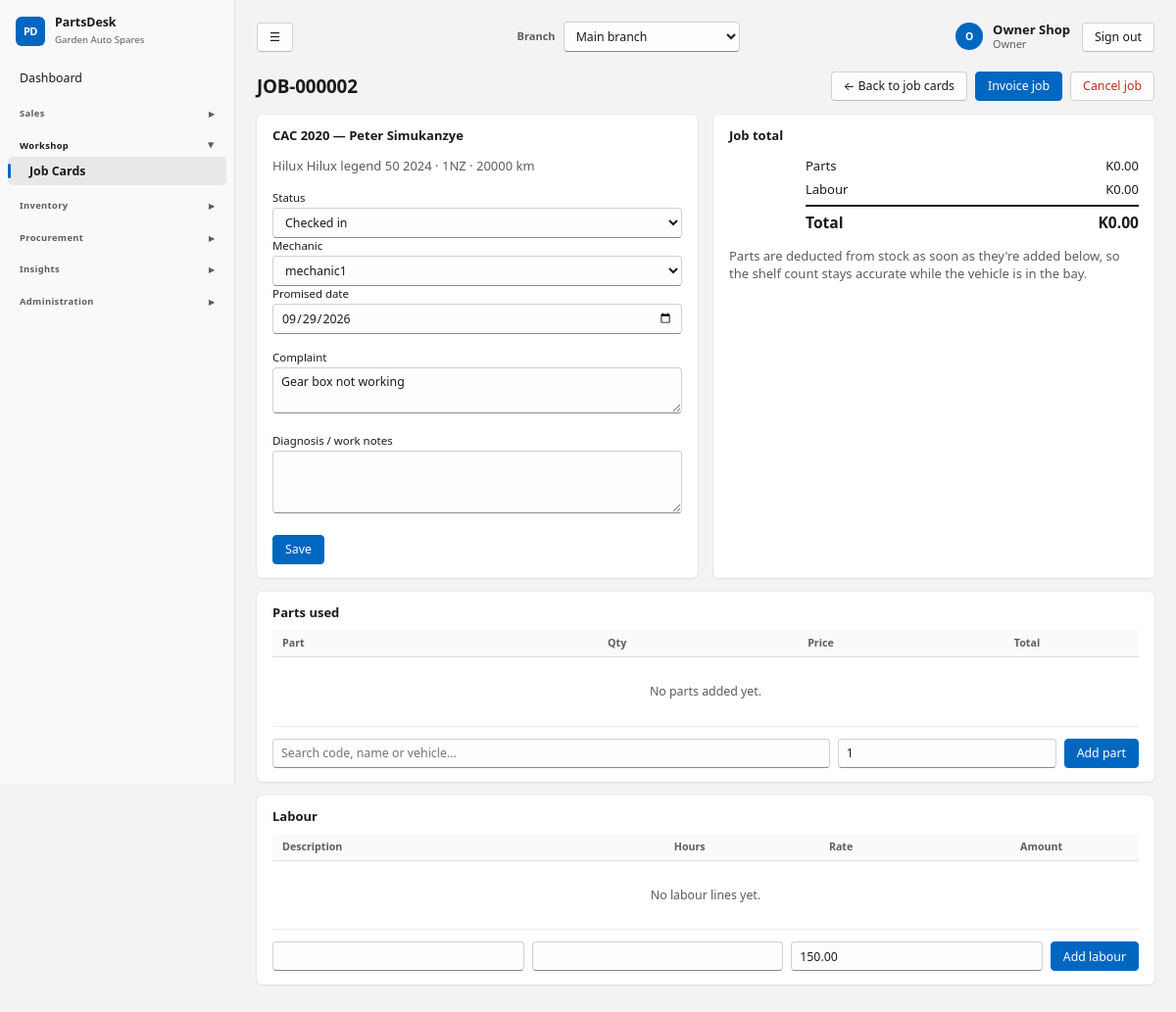
/workshop/2/ (signed in), run on the app's committed database.
### core/models.py (models this page shows, shortened)
class ShopSettings(TrackedModel):
    tenant = models.OneToOneField(Tenant, on_delete=models.CASCADE, related_name="settings")
    shop_name = models.CharField(max_length=120, default="My Spare Parts Shop")
    address = models.TextField(blank=True)
    phone = models.CharField(max_length=60, blank=True)
    email = models.EmailField(blank=True)
    tax_id = models.CharField("Tax / TPIN number", max_length=60, blank=True)
    currency_symbol = models.CharField(max_length=8, default="$")
    tax_name = models.CharField(max_length=20, default="VAT")
    tax_rate = models.DecimalField("Tax rate %", max_digits=5, decimal_places=2, default=Decimal("0"))
    prices_include_tax = models.BooleanField(default=True, help_text="Untick if prices are entered before tax.")
    counter_max_discount = models.DecimalField(
        "Max discount % for counter staff", max_digits=5, decimal_places=2, default=Decimal("10"),
        help_text="Managers and the owner can exceed this.")
    default_labour_rate = models.DecimalField("Default labour rate per hour", max_digits=10, decimal_places=2, default=Decimal("0"))
    invoice_footer = models.CharField(max_length=200, blank=True, default="Thank you for your business.")
    class Meta:
        verbose_name_plural = "shop settings"
    @classmethod
    def get(cls, tenant):
        obj, _ = cls.objects.get_or_create(tenant=tenant)
        return obj

class User(AbstractUser):
    class Role(models.TextChoices):
        OWNER = "owner", "Owner"
        MANAGER = "manager", "Manager"
        COUNTER = "counter", "Counter sales"
        MECHANIC = "mechanic", "Mechanic"
        STOREKEEPER = "storekeeper", "Storekeeper"
    role = models.CharField(max_length=20, choices=Role.choices, default=Role.COUNTER)
    tenant = models.ForeignKey(Tenant, null=True, blank=True, on_delete=models.PROTECT, related_name="users")
    branches = models.ManyToManyField(Branch, blank=True, related_name="staff")
    @property
    def display_name(self):
        return self.get_full_name() or self.username

### workshop/models.py (models this page shows, shortened)
class JobCard(TrackedModel):
    branch = models.ForeignKey(Branch, on_delete=models.PROTECT)
    class Status(models.TextChoices):
        OPEN = "open", "Checked in"
        DIAGNOSING = "diagnosing", "Diagnosing"
        AWAITING_PARTS = "awaiting_parts", "Awaiting parts"
        IN_PROGRESS = "in_progress", "In progress"
        READY = "ready", "Ready for pickup"
        INVOICED = "invoiced", "Invoiced"
        CANCELLED = "cancelled", "Cancelled"
    number = models.CharField(max_length=20)
    customer = models.ForeignKey(Customer, on_delete=models.PROTECT, related_name="jobs")
    vehicle = models.ForeignKey(CustomerVehicle, on_delete=models.PROTECT)
    status = models.CharField(max_length=20, choices=Status.choices, default=Status.OPEN)
    complaint = models.TextField("Customer's complaint / work requested")
    diagnosis = models.TextField("Diagnosis / work notes", blank=True)
    odometer = models.PositiveIntegerField("Odometer (km)", null=True, blank=True)
    assigned_to = models.ForeignKey(settings.AUTH_USER_MODEL, null=True, blank=True, on_delete=models.SET_NULL,
                                    related_name="assigned_jobs", verbose_name="Mechanic")
    promised_date = models.DateField(null=True, blank=True)
    invoice = models.OneToOneField(Sale, null=True, blank=True, on_delete=models.SET_NULL, related_name="job")
    created_by = models.ForeignKey(settings.AUTH_USER_MODEL, null=True, on_delete=models.SET_NULL, related_name="+")
    created_at = models.DateTimeField(default=timezone.now)
    updated_at = models.DateTimeField(auto_now=True)
    class Meta:
        ordering = ["-created_at"]
        constraints = [models.UniqueConstraint(fields=["branch", "number"], name="job_branch_number")]
    @property
    def is_locked(self):
        return self.status in (self.Status.INVOICED, self.Status.CANCELLED)
    @property
    def parts_total(self):
        return q2(sum((p.line_total for p in self.parts.all()), Decimal("0")))
    @property
    def labour_total(self):
        return q2(sum((l.amount for l in self.labour.all()), Decimal("0")))
    @property
    def total(self):
        return self.parts_total + self.labour_total

### sales/models.py (models this page shows, shortened)
class CustomerVehicle(TrackedModel):
    customer = models.ForeignKey(Customer, on_delete=models.CASCADE, related_name="vehicles")
    reg_number = models.CharField("Registration / plate", max_length=20)
    make = models.CharField(max_length=60)
    model = models.CharField(max_length=60)
    year = models.PositiveSmallIntegerField(null=True, blank=True)
    engine = models.CharField(max_length=60, blank=True)
    vin = models.CharField("VIN / chassis no.", max_length=40, blank=True)
    notes = models.CharField(max_length=200, blank=True)
    class Meta:
        ordering = ["reg_number"]

class Customer(TrackedModel):
    tenant = models.ForeignKey(Tenant, on_delete=models.PROTECT)
    class Type(models.TextChoices):
        RETAIL = "retail", "Retail"
        TRADE = "trade", "Trade (garage / mechanic)"
    name = models.CharField(max_length=120)
    phone = models.CharField(max_length=60, blank=True)
    email = models.EmailField(blank=True)
    address = models.TextField(blank=True)
    customer_type = models.CharField(max_length=10, choices=Type.choices, default=Type.RETAIL)
    credit_limit = models.DecimalField(max_digits=12, decimal_places=2, default=Decimal("0"),
                                       help_text="0 = no credit. Above 0 lets them buy on account up to this amount.")
    notes = models.TextField(blank=True)
    is_active = models.BooleanField(default=True)
    created_at = models.DateTimeField(auto_now_add=True)
    class Meta:
        ordering = ["name"]

### workshop/views.py (the view)
# urls.py: path("<int:pk>/", views.job_detail, name="job_detail"),
@role_required(FRONT)
def job_detail(request, pk):
    job = get_object_or_404(JobCard.objects.select_related("customer", "vehicle", "assigned_to", "invoice"), pk=pk, branch=request.branch)
    if request.method == "POST":  # job details form
        form = JobUpdateForm(request.POST, instance=job, tenant=request.tenant, branch=request.branch)
        if not job.is_locked and form.is_valid():
            form.save()
            messages.success(request, "Job updated.")
            return redirect(job)
    else:
        form = JobUpdateForm(instance=job, tenant=request.tenant, branch=request.branch)
    cfg = ShopSettings.get(request.tenant)
    return render(request, "workshop/job_detail.html", {
        "page_title": job.number, "job": job, "form": form, "parts": job.parts.select_related("part"),
        "labour": job.labour.all(), "part_form": JobPartForm(tenant=request.tenant), "labour_form": JobLabourForm(initial={"rate": cfg.default_labour_rate}),
        "invoice_form": JobInvoiceForm(), "can_invoice": request.user.role in SALES})

### templates/workshop/job_detail.html (shortened to what this page needs)
{% extends "base.html" %}
{% load ui %}
{% block actions %}
  {% if not job.is_locked %}
    {% if can_invoice %}
      <button
        type="button"
        class="btn primary"
        onclick="document.getElementById('inv').showModal()"
      >
        Invoice job
      </button>
    <form
      method="post"
      action="{% url 'job_cancel' job.pk %}"
      data-confirm="Cancel this job card? Any issued parts will be returned to stock."
    >
      <button type="submit" class="btn danger">Cancel job</button>
    </form>
    {% endif %}
  {% endif %}
{% endblock %}
{% block content %}
  <div class="grid2">
    <section class="card">
      <h2>{{ job.vehicle.reg_number }} — {{ job.customer.name }}</h2>
      <p class="muted">
        {{ job.vehicle.make }}
        {{ job.vehicle.model }}
        {{ job.vehicle.year|default:"" }}
        {% if job.vehicle.engine %}
          · {{ job.vehicle.engine }}
        {% endif %}
        {% if job.odometer %}
          · {{ job.odometer }} km
        {% endif %}
      </p>
      {% if job.is_locked %}
        <p>
          <strong>Complaint:</strong>
          {{ job.complaint|linebreaksbr }}
        </p>
        {% if job.diagnosis %}
          <p>
            <strong>Diagnosis:</strong>
            {{ job.diagnosis|linebreaksbr }}
          </p>
        {% endif %}
        <p>
          <span class="badge {{ job.status|status_class }}">
            {{ job.get_status_display }}
          </span>
          {% if job.invoice %}
            ·
            <a href="{{ job.invoice.get_absolute_url }}">
              Invoice {{ job.invoice.number }}
            </a>
          {% endif %}
        </p>
      {% else %}
        <form method="post" class="stack">
          <div class="fields">
            <div class="field">
              <label for="id_status">Status</label>
              {{ form.status }}
            </div>
            <div class="field">
              <label for="id_assigned_to">Mechanic</label>
              {{ form.assigned_to }}
            </div>
            <div class="field">
              <label for="id_promised_date">Promised date</label>
              {{ form.promised_date }}
            </div>
          </div>
          <div class="field">
            <label for="id_complaint">Complaint</label>
            {{ form.complaint }}
          </div>
          <div class="field">
            <label for="id_diagnosis">Diagnosis / work notes</label>
            {{ form.diagnosis }}
          </div>
          <div class="btns">
            <button type="submit" class="btn primary">Save</button>
          </div>
        </form>
      {% endif %}
    </section>
    <section class="card">
      <h2>Job total</h2>
      <div class="sum">
        <div>
          <span>Parts</span>
          <span>{% money job.parts_total %}</span>
        </div>
        <div>
          <span>Labour</span>
          <span>{% money job.labour_total %}</span>
        </div>
        <div class="total">
          <span>Total</span>
          <span>{% money job.total %}</span>
        </div>
      </div>
      <p class="muted" style="margin-top:10px">
        Parts are deducted from stock as soon as they're added below,
        so the shelf count stays accurate while the vehicle is in the bay.
      </p>
    </section>
  </div>
  <section class="card">
    <h2>Parts used</h2>
    <table>
      <thead>
        <tr>
          <th>Part</th>
          <th class="num">Qty</th>
          <th class="num">Price</th>
          <th class="num">Total</th>
          {% if not job.is_locked %}
            <th></th>
          {% endif %}
        </tr>
      </thead>
      <tbody>
        {% for p in parts %}
          <tr>
            <td>
              {{ p.part.name }}
              <br>
              <small class="mono">{{ p.part.sku }}</small>
            </td>
            <td class="num">{{ p.quantity|qty }}</td>
            <td class="num">{% money p.unit_price %}</td>
            <td class="num">{% money p.line_total %}</td>
            {% if not job.is_locked %}
              <td class="num">
                <form
                  method="post"
                  action="{% url 'job_remove_part' job.pk p.pk %}"
                  style="display:inline"
                >
                  {% csrf_token %}
                  <button type="submit" class="btn sm danger">
                    Remove
                  </button>
                </form>
              </td>
            {% endif %}
          </tr>
        {% empty %}
          <tr>
            <td
              colspan="{% if job.is_locked %}4{% else %}5{% endif %}"
              class="empty"
            >
              No parts added yet.
            </td>
          </tr>
        {% endfor %}
      </tbody>
    </table>
    {% if not job.is_locked %}
      <form
        method="post"
        action="{% url 'job_add_part' job.pk %}"
        class="inline"
        style="margin-top:12px"
      >
        <div style="flex:3 1 260px">
          {% include "partials/picker.html" with kind="part" url="/catalog/api/search/" field=part_form.part placeholder="Search code, name or vehicle…" %}
        </div>
        {{ part_form.quantity }}
        <button type="submit" class="btn primary fit">
          Add part
        </button>
      </form>
    {% endif %}
  </section>
  <section class="card">
    <h2>Labour</h2>
    <table>
      <thead>
        <tr>
          <th>Description</th>
          <th class="num">Hours</th>
          <th class="num">Rate</th>
          <th class="num">Amount</th>
          {% if not job.is_locked %}
            <th></th>
          {% endif %}
        </tr>
      </thead>
      <tbody>
        {% for l in labour %}
          <tr>
            <td>{{ l.description }}</td>
            <td class="num">{{ l.hours|qty }}</td>
            <td class="num">{% money l.rate %}</td>
            <td class="num">{% money l.amount %}</td>
            {% if not job.is_locked %}
              <td class="num">
                <form
                  method="post"
                  action="{% url 'job_remove_labour' job.pk l.pk %}"
                  style="display:inline"
                >
                  {% csrf_token %}
                  <button type="submit" class="btn sm danger">
                    Remove
                  </button>
                </form>
              </td>
            {% endif %}
          </tr>
        {% empty %}
          <tr>
            <td
              colspan="{% if job.is_locked %}4{% else %}5{% endif %}"
              class="empty"
            >
              No labour lines yet.
            </td>
          </tr>
        {% endfor %}
      </tbody>
    </table>
    {% if not job.is_locked %}
      <form
        method="post"
        action="{% url 'job_add_labour' job.pk %}"
        class="inline"
        style="margin-top:12px"
      >
        {{ labour_form.description }}
        {{ labour_form.hours }}
        {{ labour_form.rate }}
        <button type="submit" class="btn primary fit">
          Add labour
        </button>
      </form>
    {% endif %}
  </section>
{% endblock %}

### templates/base.html (shortened to what this page needs)
{% load static ui %}<!doctype html>
<html lang="en">
<head>
<link rel="stylesheet" href="{% static 'css/app.css' %}">
</head>
<body data-print-log-url="{% url 'log_print_request' %}" {% if auto_print %}data-autoprint="1"{% endif %}>
<div class="app">
  <aside class="side no-print">
    <div class="brand"><span class="brand-mark">PD</span><div><strong>PartsDesk</strong><small>{{ shop.shop_name }}</small></div></div>
    <nav>{% for g in nav %}{% if g.title %}<details class="nav-group" {% if g.open %}open{% endif %}><summary>{{ g.title }}</summary>{% for item in g.items %}<a href="{{ item.url }}" class="{% if item.active %}on{% endif %}">{{ item.label }}</a>{% endfor %}</details>{% else %}{% for item in g.items %}<a href="{{ item.url }}" class="{% if item.active %}on{% endif %}">{{ item.label }}</a>{% endfor %}{% endif %}{% endfor %}</nav>
  </aside>
  <main class="main">
    <div class="topbar no-print">
      <button type="button" class="btn nav-toggle" id="nav-toggle" aria-label="Toggle menu" title="Show/hide menu">&#9776;</button>
      {% if branches %}<form method="post" action="{% url 'switch_branch' %}" class="branch-switch">{% csrf_token %}
        <label for="branch-select">Branch</label>
        <select id="branch-select" name="branch_id" onchange="this.form.submit()">{% for b in branches %}<option value="{{ b.pk }}" {% if b.pk == active_branch.pk %}selected{% endif %}>{{ b.name }}</option>{% endfor %}</select>
        <noscript><button type="submit">Switch</button></noscript></form>{% endif %}
      <div class="topbar-user"><a href="{% url 'profile' %}" class="user-chip"><span class="avatar">{{ user.display_name|slice:":1"|upper }}</span><span><strong>{{ user.display_name }}</strong><small>{{ user.get_role_display }}</small></span></a>
        <form method="post" action="{% url 'logout' %}">{% csrf_token %}<button type="submit" class="btn">Sign out</button></form></div>
    </div>
    <header class="top"><h1>{% block page_heading %}{{ page_title }}{% endblock %}</h1><div class="actions">{% page_back_link as back %}{% if back %}<a class="btn no-print" href="{{ back.url }}" aria-label="{{ back.label }}">&larr; {{ back.label }}</a>{% endif %}{% block actions %}{% endblock %}</div></header>
    {% block content %}{% endblock %}
  </main>
</div>
</body>
</html>

### data on the page
ShopSettings: shop_name "Garden Auto Spares"
User: display_name "O", display_name "Owner Shop", role "Owner"
JobCard: number "JOB-000002", vehicle.reg_number "CAC 2020", customer.name "Peter Simukanzye", vehicle.make "Hilux", vehicle.model "Hilux legend 50", vehicle.year "2024", vehicle.engine "1NZ", odometer "20000", status "Checked in", assigned_to "mechanic1", promised_date "09/29/2026", complaint "Gear box not working", id.currency_symbol "K0.00"

### other printed values
{{ item.label }} "Dashboard"
{{ g.title }} "Sales" "Workshop" "Inventory" "Procurement" "Insights" "Administration"
{{ item.label }} "Job Cards"
{{ back.label }} "Back to job cards"
form field branch_id "Main branch"
